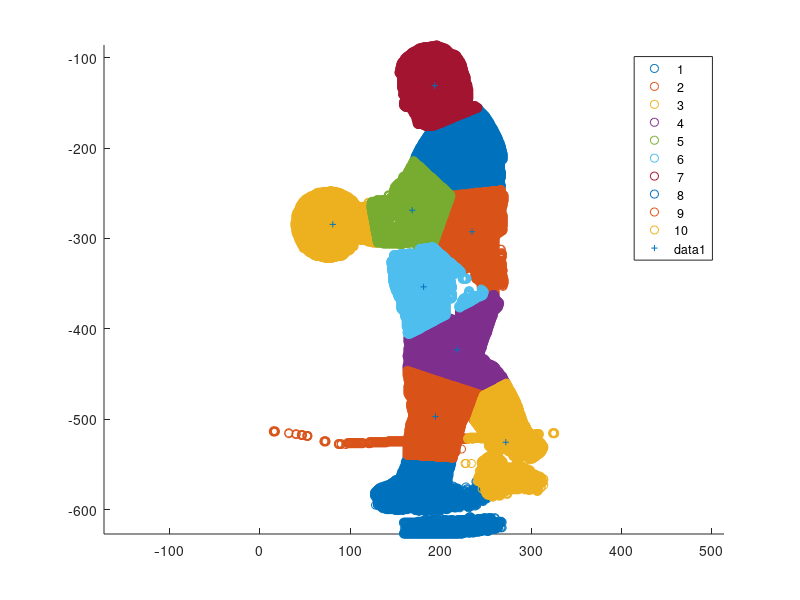
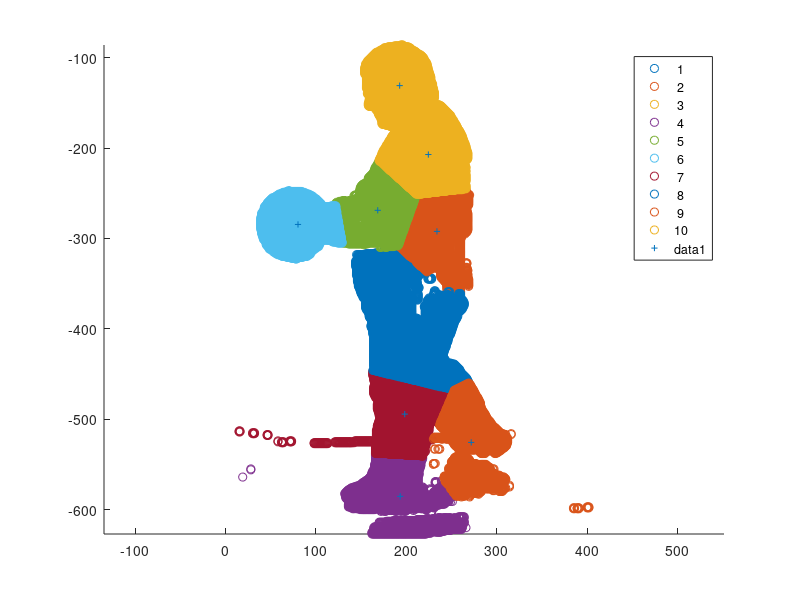
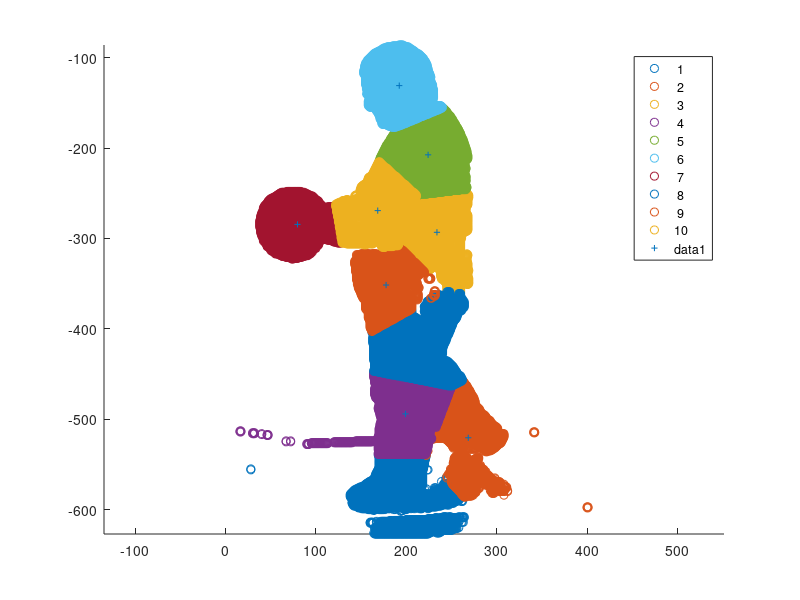
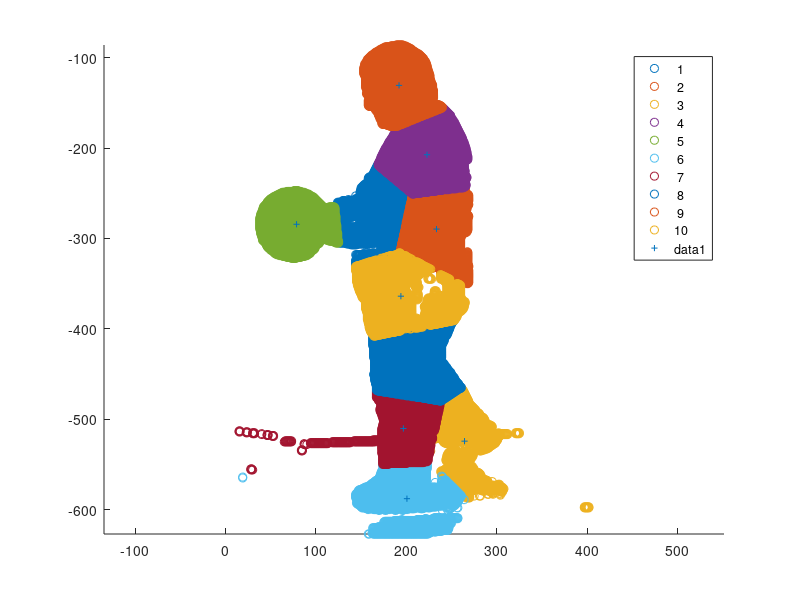

Write MATLAB code to recreate these figures, in order.
%finding a pattern between the cetroids of an input seqqunces of 10 images from the mobob dataset


images=load('gait2go.mat');%load the matrix file
for i=1:10
   
I{i}=images.result{i};
 I{i}=im2double(I{i});

%determine 'white' pixels, size of image can be [M N], [M N 3] or [M N 4]
Idims=size(I{i});
whites=true(Idims(1),Idims(2));

df=I{i};
%we add up the various color channels
for colori=1:size(df,3)
    whites=whites & df(:,:,colori)>0.5;
end

%choose indices of 'white' pixels as coordinates of data
[datax datay]=find(whites);

%cluster data into 10 clumps
K = 10;               % number of mixtures/clusters
cInd = kmeans([datax datay], K, 'EmptyAction','singleton',...
    'maxiter',1000,'start','cluster');

%get clusterwise means
meanx=zeros(K,1);
meany=zeros(K,1);
for j=1:K
    meanx(j)=mean(datax(cInd==j));
    meany(j)=mean(datay(cInd==j));
end

xc{i}=meanx;
xb{i}=meany;
   



figure;
gscatter(datay,-datax,cInd); %funky coordinates for plotting according to image
axis equal;
hold on;
scatter(meany,-meanx,20,'+'); %same funky coordinates


end






